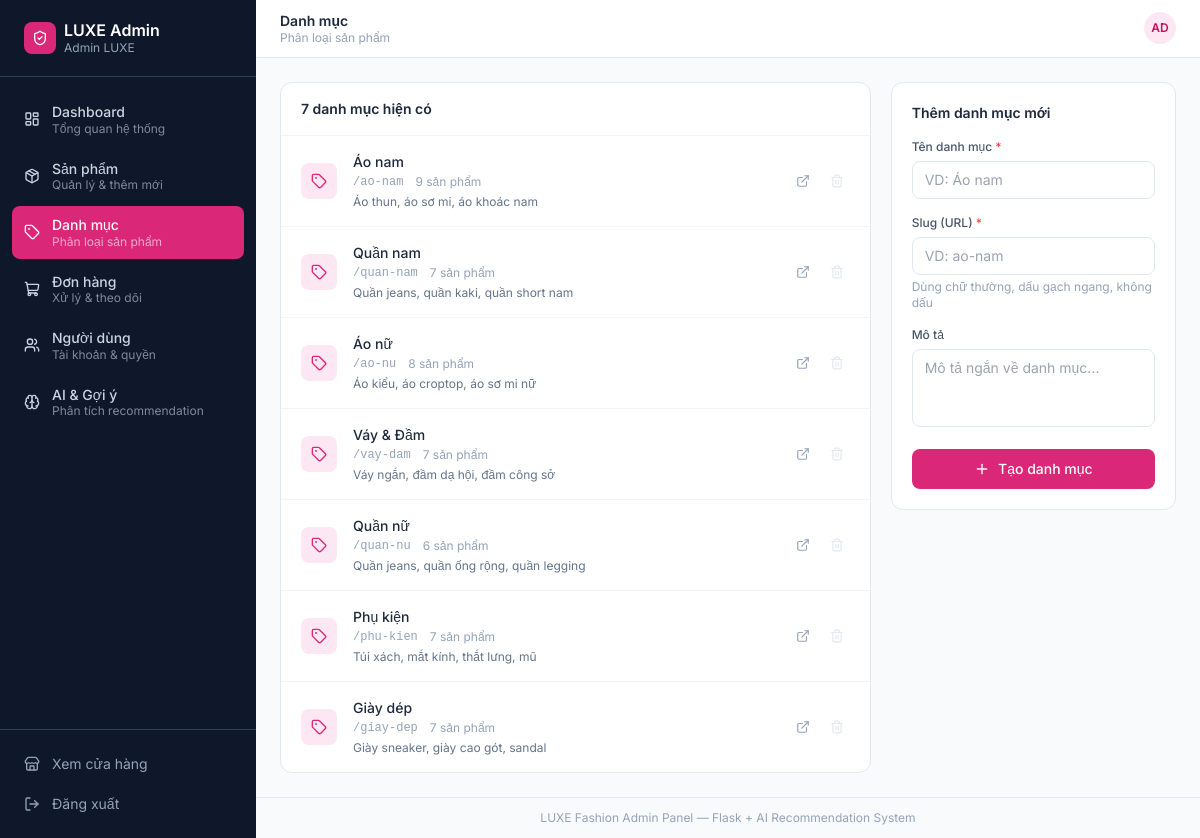
The app's page /admin/categories (signed in) with its own data.
### models.py (models this page shows)
class User(UserMixin, db.Model):
    __tablename__ = 'users'
    id = db.Column(db.Integer, primary_key=True)
    username = db.Column(db.String(80), unique=True, nullable=False)
    email = db.Column(db.String(120), unique=True, nullable=False)
    password_hash = db.Column(db.String(256), nullable=False)
    full_name = db.Column(db.String(150), nullable=True)
    is_admin = db.Column(db.Boolean, default=False)
    created_at = db.Column(db.DateTime, default=datetime.utcnow)
    orders = db.relationship('Order', backref='user', lazy=True)
    interactions = db.relationship('UserInteraction', backref='user', lazy=True)
    cart_items = db.relationship('CartItem', backref='user', lazy=True)

class Category(db.Model):
    __tablename__ = 'categories'
    id = db.Column(db.Integer, primary_key=True)
    name = db.Column(db.String(100), unique=True, nullable=False)
    slug = db.Column(db.String(100), unique=True, nullable=False)
    description = db.Column(db.Text, nullable=True)
    products = db.relationship('Product', backref='category', lazy=True)

### app.py (the view)
    @app.route("/admin/categories")
    @login_required
    @admin_required
    def admin_categories():
        categories = Category.query.all()
        return render_template("admin/categories.html", categories=categories)

### templates/admin/categories.html (shortened to what this page needs)
{% extends "admin/base_admin.html" %}
{% block page_title %}Danh mục{% endblock %}
{% block page_subtitle %}Phân loại sản phẩm{% endblock %}
{% block content %}
<div class="grid grid-cols-1 lg:grid-cols-3 gap-5">
    <div class="lg:col-span-2">
        <div class="bg-white rounded-xl border border-dark-200 overflow-hidden">
            <div class="px-5 py-4 border-b border-dark-100">
                <h3 class="font-semibold text-dark-800 text-sm">{{ categories | length }} danh mục hiện có</h3>
            </div>
            <div class="divide-y divide-dark-100">
                {% for cat in categories %}
                <div class="px-5 py-4 flex items-center gap-4">
                    <div class="w-9 h-9 rounded-lg bg-primary-100 flex items-center justify-center flex-shrink-0">
                        <i data-lucide="tag" class="w-4 h-4 text-primary-600"></i>
                    </div>
                    <div class="flex-1 min-w-0">
                        <p class="font-medium text-dark-800 text-sm">{{ cat.name }}</p>
                        <div class="flex items-center gap-3 mt-0.5">
                            <span class="text-xs text-dark-400 font-mono">/{{ cat.slug }}</span>
                            <span class="text-xs text-dark-400">{{ cat.products | length }} sản phẩm</span>
                        </div>
                        {% if cat.description %}
                        <p class="text-xs text-dark-500 mt-1">{{ cat.description }}</p>
                        {% endif %}
                    </div>
                    <div class="flex items-center gap-2 flex-shrink-0">
                        <a href="{{ url_for('category_products', slug=cat.slug) }}" target="_blank"
                           class="p-1.5 text-dark-400 hover:text-dark-700 hover:bg-dark-100 rounded transition-colors" title="Xem trên shop">
                            <i data-lucide="external-link" class="w-3.5 h-3.5"></i>
                        </a>
                        {% if cat.products | length == 0 %}
                        <form method="POST" action="{{ url_for('admin_category_delete', cat_id=cat.id) }}"
                              onsubmit="return confirm('Xóa danh mục \'{{ cat.name }}\'?')">
                            <button type="submit" class="p-1.5 text-red-400 hover:text-red-700 hover:bg-red-50 rounded transition-colors" title="Xóa">
                                <i data-lucide="trash-2" class="w-3.5 h-3.5"></i>
                            </button>
                        </form>
                        {% else %}
                        <div class="p-1.5 text-dark-200 cursor-not-allowed" title="Còn sản phẩm, không thể xóa">
                            <i data-lucide="trash-2" class="w-3.5 h-3.5"></i>
                        </div>
                        {% endif %}
                    </div>
                </div>
                {% else %}
                <div class="px-5 py-8 text-center text-sm text-dark-400">Chưa có danh mục nào</div>
                {% endfor %}
            </div>
        </div>
    </div>
    <div>
        <div class="bg-white rounded-xl border border-dark-200 p-5">
            <h3 class="font-semibold text-dark-800 text-sm mb-4">Thêm danh mục mới</h3>
            <form method="POST" action="{{ url_for('admin_category_create') }}" class="space-y-4">
                <div>
                    <label class="block text-xs font-medium text-dark-600 mb-1.5">Tên danh mục <span class="text-red-500">*</span></label>
                    <input type="text" name="name" required placeholder="VD: Áo nam"
                           class="w-full px-3 py-2 text-sm border border-dark-200 rounded-lg focus:outline-none focus:ring-2 focus:ring-primary-300">
                </div>
                <div>
                    <label class="block text-xs font-medium text-dark-600 mb-1.5">Slug (URL) <span class="text-red-500">*</span></label>
                    <input type="text" name="slug" required placeholder="VD: ao-nam"
                           class="w-full px-3 py-2 text-sm border border-dark-200 rounded-lg focus:outline-none focus:ring-2 focus:ring-primary-300">
                    <p class="text-xs text-dark-400 mt-1">Dùng chữ thường, dấu gạch ngang, không dấu</p>
                </div>
                <div>
                    <label class="block text-xs font-medium text-dark-600 mb-1.5">Mô tả</label>
                    <textarea name="description" rows="3" placeholder="Mô tả ngắn về danh mục..."
                              class="w-full px-3 py-2 text-sm border border-dark-200 rounded-lg focus:outline-none focus:ring-2 focus:ring-primary-300 resize-none"></textarea>
                </div>
                <button type="submit"
                        class="w-full flex items-center justify-center gap-2 px-4 py-2.5 bg-primary-600 text-white text-sm font-medium rounded-lg hover:bg-primary-700 transition-colors">
                    <i data-lucide="plus" class="w-4 h-4"></i>
                    Tạo danh mục
                </button>
            </form>
        </div>
    </div>
</div>
{% endblock %}

### templates/admin/base_admin.html (shortened to what this page needs)
<!DOCTYPE html>
<html lang="vi">
<head>
    <script src="https://cdn.tailwindcss.com"></script>
</head>
<body class="font-body bg-dark-50 text-dark-800 min-h-screen">
<div class="flex min-h-screen">
    <aside class="w-64 bg-dark-900 text-white flex flex-col fixed h-full z-30 transition-transform duration-300" id="admin-sidebar">
        <div class="px-6 py-5 border-b border-dark-700">
            <a href="{{ url_for('admin_dashboard') }}" class="flex items-center gap-2">
                <div class="w-8 h-8 bg-primary-600 rounded-lg flex items-center justify-center">
                    <i data-lucide="shield-check" class="w-4 h-4 text-white"></i>
                </div>
                <div>
                    <p class="font-semibold text-white leading-tight">LUXE Admin</p>
                    <p class="text-xs text-dark-400">{{ current_user.full_name or current_user.username }}</p>
                </div>
            </a>
        </div>
        <nav class="flex-1 px-3 py-4 space-y-1 overflow-y-auto">
            {% for endpoint, icon, label, sublabel in nav_items %}
            <a href="{{ url_for(endpoint) }}"
               class="flex items-center gap-3 px-3 py-2.5 rounded-lg transition-all group
                      {% if request.endpoint == endpoint %}bg-primary-600 text-white{% else %}text-dark-300 hover:bg-dark-800 hover:text-white{% endif %}">
                <i data-lucide="{{ icon }}" class="w-4 h-4 flex-shrink-0"></i>
                <div>
                    <p class="text-sm font-medium leading-tight">{{ label }}</p>
                    <p class="text-xs opacity-60 leading-tight">{{ sublabel }}</p>
                </div>
            </a>
            {% endfor %}
        </nav>
        <div class="px-3 py-4 border-t border-dark-700 space-y-1">
            <a href="{{ url_for('index') }}" class="flex items-center gap-3 px-3 py-2 rounded-lg text-dark-400 hover:bg-dark-800 hover:text-white transition-all text-sm">
                <i data-lucide="store" class="w-4 h-4"></i>
                Xem cửa hàng
            </a>
            <a href="{{ url_for('logout') }}" class="flex items-center gap-3 px-3 py-2 rounded-lg text-dark-400 hover:bg-red-900/50 hover:text-red-300 transition-all text-sm">
                <i data-lucide="log-out" class="w-4 h-4"></i>
                Đăng xuất
            </a>
        </div>
    </aside>
    <div class="flex-1 ml-64 flex flex-col min-h-screen">
        <header class="bg-white border-b border-dark-200 px-6 py-3 flex items-center justify-between sticky top-0 z-20">
            <div class="flex items-center gap-3">
                <div>
                    <h1 class="font-semibold text-dark-800 text-sm leading-tight">{% block page_title %}Admin Panel{% endblock %}</h1>
                    <p class="text-xs text-dark-400 leading-tight">{% block page_subtitle %}{% endblock %}</p>
                </div>
            </div>
            <div class="flex items-center gap-2">
                <div class="w-8 h-8 rounded-full bg-primary-100 flex items-center justify-center text-primary-700 font-semibold text-xs">
                    {{ (current_user.full_name or current_user.username)[:2].upper() }}
                </div>
            </div>
        </header>
        <main class="flex-1 p-6">
            {% block content %}{% endblock %}
        </main>
        <footer class="px-6 py-3 border-t border-dark-200 text-xs text-dark-400 text-center">
            LUXE Fashion Admin Panel &mdash; Flask + AI Recommendation System
        </footer>
    </div>
</div>
</body>
</html>

### records on screen
User: full_name "Admin LUXE", full_name "AD"
Category: name "Áo nam", slug "ao-nam", products|length "9", description "Áo thun, áo sơ mi, áo khoác nam"
Category: name "Quần nam", slug "quan-nam", products|length "7", description "Quần jeans, quần kaki, quần short nam"
Category: name "Áo nữ", slug "ao-nu", products|length "8", description "Áo kiểu, áo croptop, áo sơ mi nữ"
Category: name "Váy & Đầm", slug "vay-dam", products|length "7", description "Váy ngắn, đầm dạ hội, đầm công sở"
Category: name "Quần nữ", slug "quan-nu", products|length "6", description "Quần jeans, quần ống rộng, quần legging"
Category: name "Phụ kiện", slug "phu-kien", products|length "7", description "Túi xách, mắt kính, thắt lưng, mũ"
Category: name "Giày dép", slug "giay-dep", products|length "7", description "Giày sneaker, giày cao gót, sandal"

### other values on screen
{{ label }} "Dashboard" "Sản phẩm" "Danh mục" "Đơn hàng" "Người dùng" "AI & Gợi ý"
{{ sublabel }} "Tổng quan hệ thống" "Quản lý & thêm mới" "Phân loại sản phẩm" "Xử lý & theo dõi" "Tài khoản & quyền" "Phân tích recommendation"
{{ categories | length }} "7"
